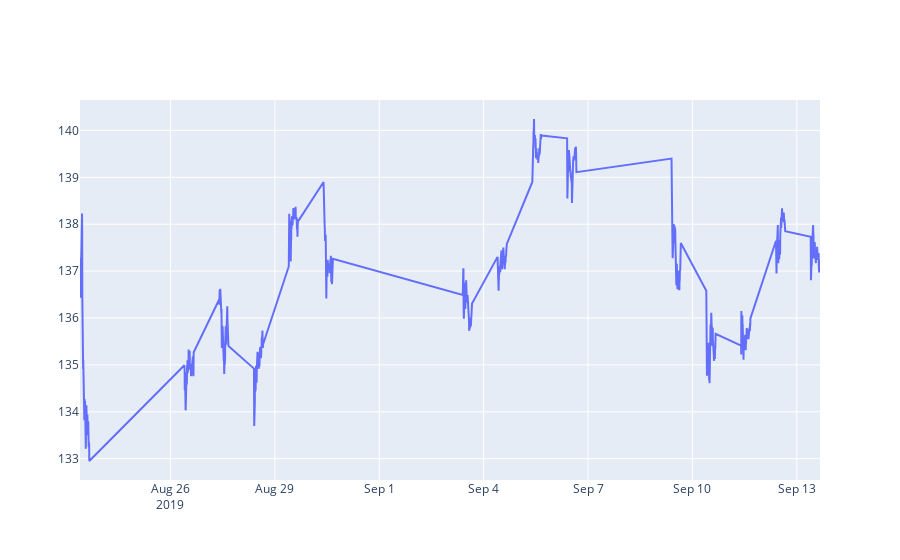

This figure's notebook cell:
### Code cell
tr1 = go.Scatter(x=df_samsung.ds,y = df_samsung.y)
iplot([tr1])

### Figure 1 — Plotly figure (JSON) as saved in the notebook; plotly's stock layout.template omitted (floating-point values rounded to 4 significant figures; data arrays with more than 128 entries replaced by an {"elided": "..."} marker saying what was removed)
{"data": [{"type": "scatter", "x": {"elided": "1170 str values"}, "y": {"elided": "1170 float values"}}], "layout": {"autosize": true, "xaxis": {"autorange": true, "range": ["2019-08-23 09:35", "2019-09-13 16:00"], "type": "date"}, "yaxis": {"autorange": true, "range": [132.5, 140.6], "type": "linear"}}}
